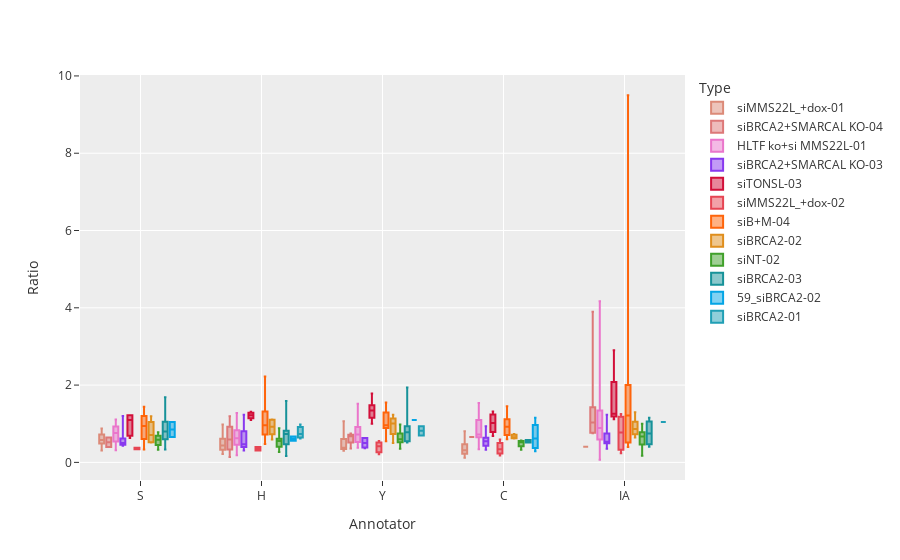

Notebook code cell kept with this figure:
### Code cell
colors = [c.hex for c in catppuccin.PALETTE.latte.colors]
filtered = df[(df.fiber_type == "double")]
filtered.dropna(inplace=True)
filtered['Ratio'] = filtered['ratio']
filtered['Annotator'] = filtered['annotator']
filtered['Type'] = filtered['image_type']
fig = px.box(
    filtered,
    y="Ratio",
    x="Annotator",
    points=False,  # can be 'outliers', or False
    color="Type",
    template="ggplot2",
    color_discrete_sequence=colors,)
# fig = add_p_value_annotation(fig, [[0,1], [1,2], [1,3]], stats_test=stats.mannwhitneyu)

# Increase top margin to make room for the title
fig.update_layout(margin=dict(t=75))
fig.show()

### Figure 1 — Plotly figure (JSON) as saved in the notebook; plotly's stock layout.template omitted (floating-point values rounded to 4 significant figures)
{"data": [{"alignmentgroup": "True", "boxpoints": false, "hovertemplate": "Type=siMMS22L_+dox-01<br>Annotator=%{x}<br>Ratio=%{y}<extra></extra>", "legendgroup": "siMMS22L_+dox-01", "marker": {"color": "#dc8a78"}, "name": "siMMS22L_+dox-01", "notched": false, "offsetgroup": "siMMS22L_+dox-01", "orientation": "v", "showlegend": true, "type": "box", "x": ["S", "S", "S", "S", "S", "H", "H", "H", "H", "H", "H", "H", "H", "Y", "Y", "Y", "Y", "Y", "C", "C", "C", "C", "C", "IA"], "x0": " ", "xaxis": "x", "y": [0.6667, 0.88, 0.5526, 0.3077, 0.5769, 0.6617, 0.9831, 0.2857, 0.4186, 0.2143, 0.4607, 0.5556, 0.3718, 1.061, 0.3778, 0.3617, 0.3034, 0.4494, 0.8033, 0.3571, 0.2609, 0.3146, 0.1204, 0.4048], "y0": " ", "yaxis": "y"}, {"alignmentgroup": "True", "boxpoints": false, "hovertemplate": "Type=siBRCA2+SMARCAL KO-04<br>Annotator=%{x}<br>Ratio=%{y}<extra></extra>", "legendgroup": "siBRCA2+SMARCAL KO-04", "marker": {"color": "#dd7878"}, "name": "siBRCA2+SMARCAL KO-04", "notched": false, "offsetgroup": "siBRCA2+SMARCAL KO-04", "orientation": "v", "showlegend": true, "type": "box", "x": ["S", "S", "H", "H", "H", "H", "Y", "Y", "Y", "Y", "C", "IA", "IA", "IA", "IA", "IA", "IA", "IA"], "x0": " ", "xaxis": "x", "y": [0.641, 0.4, 0.1364, 0.6494, 1.192, 0.5349, 0.6753, 0.359, 0.75, 0.6765, 0.6579, 0.7917, 1.205, 3.9, 1.034, 1.5, 0.7568, 0.76], "y0": " ", "yaxis": "y"}, {"alignmentgroup": "True", "boxpoints": false, "hovertemplate": "Type=HLTF ko+si MMS22L-01<br>Annotator=%{x}<br>Ratio=%{y}<extra></extra>", "legendgroup": "HLTF ko+si MMS22L-01", "marker": {"color": "#ea76cb"}, "name": "HLTF ko+si MMS22L-01", "notched": false, "offsetgroup": "HLTF ko+si MMS22L-01", "orientation": "v", "showlegend": true, "type": "box", "x": ["S", "S", "S", "S", "S", "S", "S", "S", "S", "S", "S", "S", "S", "S", "S", "S", "S", "S", "S", "H", "H", "H", "H", "H", "H", "H", "H", "H", "H", "H", "H", "H", "H", "H", "H", "H", "H", "H", "H", "H", "H", "H", "H", "H", "H", "H", "H", "H", "H", "H", "H", "H", "H", "H", "Y", "Y", "Y", "Y", "Y", "Y", "Y", "Y", "Y", "Y", "Y", "Y", "Y", "Y", "Y", "Y", "Y", "Y", "C", "C", "C", "C", "C", "C", "C", "C", "C", "C", "C", "C", "C", "C", "IA", "IA", "IA", "IA", "IA", "IA", "IA", "IA", "IA", "IA", "IA", "IA", "IA", "IA", "IA", "IA", "IA", "IA", "IA", "IA", "IA", "IA", "IA"], "x0": " ", "xaxis": "x", "y": [0.9474, 0.9643, 0.6957, 0.6, 0.7632, 0.7576, 0.6087, 0.3143, 0.5172, 0.7333, 0.3421, 0.3429, 0.8889, 0.88, 1.111, 0.9429, 0.3333, 1.0, 0.8636, 0.7667, 0.6, 0.6957, 0.7273, 0.4062, 0.625, 0.45, 0.7561, 1.0, 0.5111, 0.561, 1.276, 0.4737, 0.6098, 0.5676, 0.1818, 0.6774, 0.6341, 0.5135, 0.6739, 0.4242, 0.7333, 0.5152, 0.4333, 0.4286, 1.25, 0.3529, 0.9143, 0.92, 1.167, 0.9697, 0.3333, 0.3667, 1.0, 0.8571, 0.697, 0.6087, 1.519, 0.4, 0.6364, 0.775, 0.525, 0.75, 0.3871, 0.3784, 1.235, 0.6207, 0.9167, 0.8929, 0.9167, 0.3793, 0.9231, 0.8696, 0.6522, 0.7222, 0.7714, 0.5455, 0.8788, 1.536, 0.675, 0.7241, 0.3421, 1.429, 0.3529, 0.6897, 1.125, 1.097, 1.5, 0.9333, 0.6341, 0.5278, 1.03, 0.8684, 0.6667, 0.6977, 1.667, 0.7949, 1.235, 0.5, 1.818, 0.5769, 0.9459, 1.083, 0.06818, 0.8889, 0.4857, 1.375, 0.4375, 1.414, 4.167], "y0": " ", "yaxis": "y"}, {"alignmentgroup": "True", "boxpoints": false, "hovertemplate": "Type=siBRCA2+SMARCAL KO-03<br>Annotator=%{x}<br>Ratio=%{y}<extra></extra>", "legendgroup": "siBRCA2+SMARCAL KO-03", "marker": {"color": "#8839ef"}, "name": "siBRCA2+SMARCAL KO-03", "notched": false, "offsetgroup": "siBRCA2+SMARCAL KO-03", "orientation": "v", "showlegend": true, "type": "box", "x": ["S", "S", "S", "S", "S", "S", "S", "H", "H", "H", "H", "H", "Y", "Y", "Y", "Y", "Y", "C", "C", "C", "C", "C", "C", "C", "IA", "IA", "IA", "IA", "IA", "IA", "IA", "IA", "IA", "IA", "IA"], "x0": " ", "xaxis": "x", "y": [1.203, 0.4286, 0.6296, 0.4419, 0.5, 0.5814, 0.5, 1.231, 0.3067, 0.6625, 0.4301, 0.4706, 0.3662, 0.6292, 0.5, 0.6341, 0.3944, 0.9351, 0.3239, 0.5977, 0.4205, 0.6486, 0.5455, 0.4493, 0.9231, 1.23, 0.3544, 0.5, 0.439, 0.7321, 0.75, 0.5333, 0.5169, 0.6949, 0.4925], "y0": " ", "yaxis": "y"}, {"alignmentgroup": "True", "boxpoints": false, "hovertemplate": "Type=siTONSL-03<br>Annotator=%{x}<br>Ratio=%{y}<extra></extra>", "legendgroup": "siTONSL-03", "marker": {"color": "#d20f39"}, "name": "siTONSL-03", "notched": false, "offsetgroup": "siTONSL-03", "orientation": "v", "showlegend": true, "type": "box", "x": ["S", "S", "S", "S", "S", "H", "H", "H", "H", "Y", "Y", "Y", "Y", "Y", "C", "C", "C", "C", "IA", "IA", "IA", "IA"], "x0": " ", "xaxis": "x", "y": [0.6308, 1.098, 1.216, 1.217, 0.7073, 1.098, 1.312, 1.189, 1.255, 1.38, 1.0, 1.211, 1.341, 1.782, 0.8864, 1.158, 1.318, 0.6829, 1.119, 1.263, 2.9, 1.25], "y0": " ", "yaxis": "y"}, {"alignmentgroup": "True", "boxpoints": false, "hovertemplate": "Type=siMMS22L_+dox-02<br>Annotator=%{x}<br>Ratio=%{y}<extra></extra>", "legendgroup": "siMMS22L_+dox-02", "marker": {"color": "#e64553"}, "name": "siMMS22L_+dox-02", "notched": false, "offsetgroup": "siMMS22L_+dox-02", "orientation": "v", "showlegend": true, "type": "box", "x": ["S", "S", "H", "H", "Y", "Y", "Y", "C", "C", "C", "C", "IA", "IA", "IA", "IA"], "x0": " ", "xaxis": "x", "y": [0.3415, 0.377, 0.3095, 0.4, 0.5513, 0.2128, 0.4167, 0.1807, 0.5926, 0.2727, 0.4068, 1.25, 1.116, 0.234, 0.4262], "y0": " ", "yaxis": "y"}, {"alignmentgroup": "True", "boxpoints": false, "hovertemplate": "Type=siB+M-04<br>Annotator=%{x}<br>Ratio=%{y}<extra></extra>", "legendgroup": "siB+M-04", "marker": {"color": "#fe640b"}, "name": "siB+M-04", "notched": false, "offsetgroup": "siB+M-04", "orientation": "v", "showlegend": true, "type": "box", "x": ["S", "S", "S", "S", "S", "S", "S", "S", "S", "S", "S", "S", "H", "H", "H", "H", "H", "H", "H", "H", "H", "H", "H", "H", "H", "H", "H", "H", "H", "H", "H", "Y", "Y", "Y", "Y", "Y", "Y", "Y", "Y", "Y", "Y", "Y", "C", "C", "C", "C", "C", "C", "C", "C", "C", "C", "IA", "IA", "IA", "IA", "IA", "IA"], "x0": " ", "xaxis": "x", "y": [0.3913, 0.9615, 1.125, 0.9167, 0.75, 1.318, 1.158, 1.437, 0.6176, 1.24, 0.3333, 0.5862, 0.4783, 1.2, 0.963, 0.7037, 0.8056, 1.0, 1.353, 1.632, 2.222, 1.471, 1.357, 0.6061, 1.042, 0.7714, 0.6667, 0.8261, 0.5652, 0.9474, 1.0, 0.5455, 1.208, 0.9615, 0.8889, 0.9231, 1.318, 1.412, 0.7187, 1.55, 0.8889, 1.095, 0.6, 1.0, 0.9231, 0.6923, 0.9091, 1.118, 1.318, 0.7097, 1.45, 0.9167, 0.4, 9.5, 2.0, 0.5143, 1.524, 0.9032], "y0": " ", "yaxis": "y"}, {"alignmentgroup": "True", "boxpoints": false, "hovertemplate": "Type=siBRCA2-02<br>Annotator=%{x}<br>Ratio=%{y}<extra></extra>", "legendgroup": "siBRCA2-02", "marker": {"color": "#df8e1d"}, "name": "siBRCA2-02", "notched": false, "offsetgroup": "siBRCA2-02", "orientation": "v", "showlegend": true, "type": "box", "x": ["S", "S", "S", "S", "H", "H", "H", "H", "H", "H", "Y", "Y", "Y", "Y", "Y", "Y", "C", "C", "C", "IA", "IA", "IA", "IA", "IA"], "x0": " ", "xaxis": "x", "y": [0.8913, 0.5122, 0.5294, 1.194, 0.8864, 0.7297, 0.5937, 1.107, 1.1, 0.96, 0.8936, 0.7368, 0.5, 1.231, 1.133, 1.12, 0.7333, 0.6486, 0.6207, 0.8667, 0.7568, 0.6452, 1.3, 0.9667], "y0": " ", "yaxis": "y"}, {"alignmentgroup": "True", "boxpoints": false, "hovertemplate": "Type=siNT-02<br>Annotator=%{x}<br>Ratio=%{y}<extra></extra>", "legendgroup": "siNT-02", "marker": {"color": "#40a02b"}, "name": "siNT-02", "notched": false, "offsetgroup": "siNT-02", "orientation": "v", "showlegend": true, "type": "box", "x": ["S", "S", "S", "S", "H", "H", "H", "H", "H", "H", "H", "H", "H", "H", "Y", "Y", "Y", "Y", "Y", "Y", "Y", "Y", "C", "C", "C", "C", "IA", "IA", "IA", "IA", "IA", "IA", "IA", "IA"], "x0": " ", "xaxis": "x", "y": [0.6, 0.5758, 0.325, 0.7812, 0.5968, 0.6087, 0.8846, 0.2714, 0.5156, 0.3333, 0.6346, 0.614, 0.4028, 0.4429, 0.6515, 0.5441, 0.35, 0.8276, 0.9773, 0.6727, 0.5312, 0.5139, 0.5652, 0.5385, 0.3247, 0.5085, 0.4429, 0.7917, 0.7656, 0.7037, 1.0, 0.4857, 0.6418, 0.1739], "y0": " ", "yaxis": "y"}, {"alignmentgroup": "True", "boxpoints": false, "hovertemplate": "Type=siBRCA2-03<br>Annotator=%{x}<br>Ratio=%{y}<extra></extra>", "legendgroup": "siBRCA2-03", "marker": {"color": "#179299"}, "name": "siBRCA2-03", "notched": false, "offsetgroup": "siBRCA2-03", "orientation": "v", "showlegend": true, "type": "box", "x": ["S", "S", "S", "S", "S", "H", "H", "H", "H", "H", "H", "H", "H", "H", "H", "H", "Y", "Y", "Y", "Y", "Y", "Y", "C", "C", "IA", "IA", "IA", "IA"], "x0": " ", "xaxis": "x", "y": [0.3333, 1.687, 0.6842, 0.8378, 0.8, 0.3704, 0.4211, 1.588, 0.7368, 0.8205, 1.024, 0.6122, 0.7778, 0.8, 0.7273, 0.1628, 0.5143, 1.937, 0.8, 0.7647, 0.9318, 0.5484, 0.5806, 0.5161, 1.156, 0.4054, 0.5333, 0.9583], "y0": " ", "yaxis": "y"}, {"alignmentgroup": "True", "boxpoints": false, "hovertemplate": "Type=59_siBRCA2-02<br>Annotator=%{x}<br>Ratio=%{y}<extra></extra>", "legendgroup": "59_siBRCA2-02", "marker": {"color": "#04a5e5"}, "name": "59_siBRCA2-02", "notched": false, "offsetgroup": "59_siBRCA2-02", "orientation": "v", "showlegend": true, "type": "box", "x": ["S", "S", "H", "H", "Y", "C", "C", "C", "C"], "x0": " ", "xaxis": "x", "y": [0.6552, 1.048, 0.56, 0.6667, 1.095, 0.2857, 0.4595, 0.7805, 1.158], "y0": " ", "yaxis": "y"}, {"alignmentgroup": "True", "boxpoints": false, "hovertemplate": "Type=siBRCA2-01<br>Annotator=%{x}<br>Ratio=%{y}<extra></extra>", "legendgroup": "siBRCA2-01", "marker": {"color": "#209fb5"}, "name": "siBRCA2-01", "notched": false, "offsetgroup": "siBRCA2-01", "orientation": "v", "showlegend": true, "type": "box", "x": ["H", "H", "H", "Y", "Y", "IA"], "x0": " ", "xaxis": "x", "y": [0.7333, 0.6173, 0.9783, 0.6962, 0.9348, 1.045], "y0": " ", "yaxis": "y"}], "layout": {"boxmode": "group", "legend": {"title": {"text": "Type"}, "tracegroupgap": 0}, "margin": {"t": 75}, "xaxis": {"anchor": "y", "domain": [0, 1], "title": {"text": "Annotator"}}, "yaxis": {"anchor": "x", "domain": [0, 1], "title": {"text": "Ratio"}}}}
